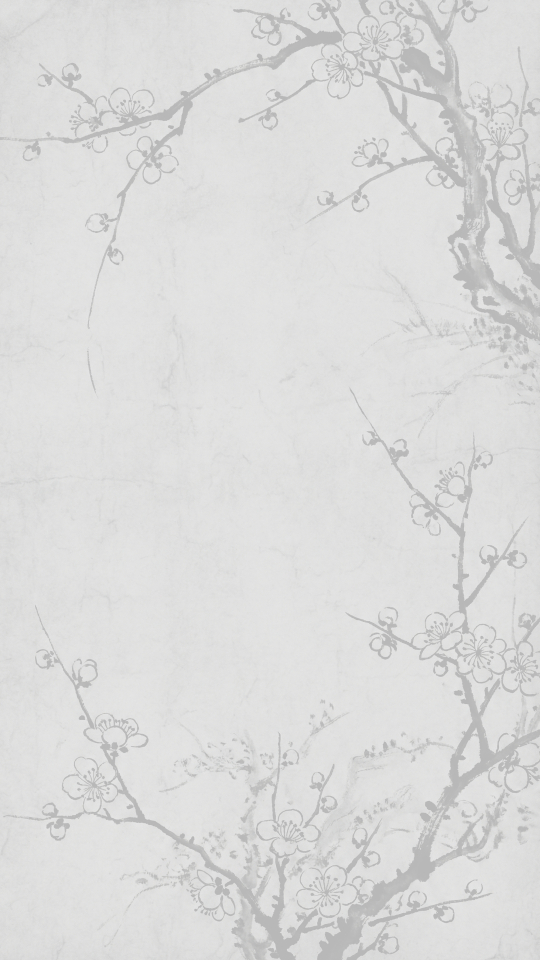
#> input picture assets/sleeping.jpg, 540 x 960 px
$ python resize_icons.py ../sleeping.jpg
#> lines starting #> are read from the running program, lines starting #| are printed output that depends on the picture
#!/usr/bin/env python3
"""
Resize icon images for M5Paper S3 dashboard.

Accepts any input size/format (PNG, JPG, BMP, WEBP, etc.) and outputs
correctly sized grayscale PNGs optimized for e-ink display.

Non-square images are scaled to fit within the target size while
preserving aspect ratio, centered on a white background.

Display: 540×960, 2×4 grid, margin=20, gap=12
Icon cell: 244×221 px
Default target: min(244-40, 221-80) = 141×141 px

Usage:
    python resize_icons.py                  # Resize to default 141×141
    python resize_icons.py --size 200       # Resize to custom 200×200
    python resize_icons.py --size 200x150   # Resize to custom 200×150
    python resize_icons.py --output ../out  # Output to different directory
    python resize_icons.py --preview        # Show size info without writing
    python resize_icons.py --format png     # Output format (png/bmp/jpg)
"""

import argparse
import sys
from pathlib import Path

try:
    from PIL import Image
except ImportError:
    print("Pillow is required. Install with: pip install Pillow")
    sys.exit(1)

# M5Paper S3 dashboard layout constants
DISPLAY_W = 540
DISPLAY_H = 960
MARGIN = 20
GAP = 12
ROWS = 4
COLS = 2

ICON_CELL_W = (DISPLAY_W - MARGIN * 2 - GAP * (COLS - 1)) // COLS  # 244
ICON_CELL_H = (DISPLAY_H - MARGIN * 2 - GAP * (ROWS - 1)) // ROWS  # 221
LABEL_HEIGHT = 45   # Space reserved for label text below icon
PADDING = 10        # Padding around icon within cell
DEFAULT_TARGET = min(ICON_CELL_W - PADDING * 2,
                     ICON_CELL_H - LABEL_HEIGHT - PADDING)           # 176


def parse_size(s):
    """Parse size string: '141' -> (141,141), '200x150' -> (200,150)."""
    if "x" in s.lower():
        parts = s.lower().split("x")
        return int(parts[0]), int(parts[1])
    n = int(s)
    return n, n


def resize_icon(src: Path, dst: Path, target_w: int, target_h: int, fmt: str):
    """Resize a single icon to fit within target_w×target_h, preserving aspect ratio."""
    img = Image.open(src)
    original_size = img.size

    # Convert RGBA/P/LA to RGB with white background (e-ink has no transparency)
    if img.mode in ("RGBA", "LA", "P"):
        bg = Image.new("RGB", img.size, (255, 255, 255))
        if img.mode == "P":
            img = img.convert("RGBA")
        bg.paste(img, mask=img.split()[-1])
        img = bg
    elif img.mode != "RGB":
        img = img.convert("RGB")

    # Scale to fit within target while preserving aspect ratio
    src_w, src_h = img.size
    scale = min(target_w / src_w, target_h / src_h)
    new_w = round(src_w * scale)
    new_h = round(src_h * scale)
    img = img.resize((new_w, new_h), Image.LANCZOS)

    # Center on white canvas of exact target size
    canvas = Image.new("RGB", (target_w, target_h), (255, 255, 255))
    offset_x = (target_w - new_w) // 2
    offset_y = (target_h - new_h) // 2
    canvas.paste(img, (offset_x, offset_y))

    # Convert to 8-bit grayscale (optimal for e-ink)
    canvas = canvas.convert("L")

    # Save in requested format
    out_path = dst.with_suffix(f".{fmt}")
    if fmt == "bmp":
        canvas.save(out_path, "BMP")
    elif fmt == "jpg":
        canvas.save(out_path, "JPEG", quality=90)
    else:
        canvas.save(out_path, "PNG", optimize=True)

    src_kb = src.stat().st_size / 1024
    dst_kb = out_path.stat().st_size / 1024
    print(f"  {src.name}: {original_size[0]}×{original_size[1]} ({src_kb:.1f}KB)"
          f" → {target_w}×{target_h} ({dst_kb:.1f}KB) [{out_path.name}]")


def main():
    parser = argparse.ArgumentParser(description="Resize M5Paper S3 dashboard icons")
    parser.add_argument("--size", type=str, default=str(DEFAULT_TARGET),
                        help=f"Target size: N for square, WxH for rectangular (default: {DEFAULT_TARGET})")
    parser.add_argument("--output", type=str, default=None,
                        help="Output directory (default: overwrite in place)")
    parser.add_argument("--format", type=str, default="png", choices=["png", "bmp", "jpg"],
                        help="Output image format (default: png)")
    parser.add_argument("--preview", action="store_true",
                        help="Show info without writing files")
    parser.add_argument("files", nargs="*",
                        help="Specific icon files (default: all icon*.png/jpg/bmp)")
    args = parser.parse_args()

    target_w, target_h = parse_size(args.size)
    script_dir = Path(__file__).parent
    out_dir = Path(args.output) if args.output else script_dir

    # Find icon files (any common image format)
    if args.files:
        icons = [Path(f) for f in args.files]
    else:
        extensions = ("*.png", "*.jpg", "*.jpeg", "*.bmp", "*.webp")
        icons = []
        for ext in extensions:
            icons.extend(script_dir.glob(f"icon*{ext[1:]}"))
        icons = sorted(set(icons))

    if not icons:
        print("No icon files found (looking for icon*.png/jpg/bmp/webp).")
        sys.exit(1)

    print(f"Display: {DISPLAY_W}×{DISPLAY_H}")
    print(f"Icon cell: {ICON_CELL_W}×{ICON_CELL_H}")
    print(f"Target size: {target_w}×{target_h}")
    print(f"Output: {out_dir.resolve()} (format: {args.format})")
    print(f"Found {len(icons)} icon(s):\n")

    if args.preview:
        for icon in icons:
            img = Image.open(icon)
            kb = icon.stat().st_size / 1024
            ratio = f"{img.size[0]/img.size[1]:.2f}" if img.size[1] else "?"
            print(f"  {icon.name}: {img.size[0]}×{img.size[1]} ({kb:.1f}KB) ratio={ratio}")
        print(f"\nRun without --preview to resize to {target_w}×{target_h}")
        return

    out_dir.mkdir(parents=True, exist_ok=True)

    # Back up originals before overwriting
    if out_dir.resolve() == script_dir.resolve():
        backup_dir = script_dir / "originals"
        backup_dir.mkdir(exist_ok=True)
        for icon in icons:
            backup_path = backup_dir / icon.name
            if not backup_path.exists():
                import shutil
                shutil.copy2(icon, backup_path)
                print(f"  Backed up {icon.name} → originals/")
            else:
                print(f"  Backup already exists: originals/{icon.name}")
        print()

    for icon in icons:
        dst = out_dir / icon.with_suffix(f".{args.format}").name
        resize_icon(icon, dst, target_w, target_h, args.format)
#> in resize_icon, img is the input picture: PIL image 540x960 RGB; mean R, G, B 219.2, 219.2, 218.7
#> in resize_icon, `canvas = Image.new("RGB", (target_w, target_h), (255, 255, 255))`: canvas: PIL image 166x166 RGB; every value is 255
#> in resize_icon, `canvas.paste(img, (offset_x, offset_y))`:
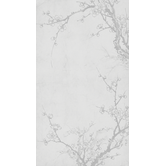
#> canvas: PIL image 166x166 RGB; mean R, G, B 234.9, 235, 234.7
#|   sleeping.jpg: 540×960 (330.2KB) → 166×166 (8.0KB) [sleeping.png]

    print(f"\nDone! {len(icons)} icon(s) resized to {target_w}×{target_h}")


if __name__ == "__main__":
    main()
